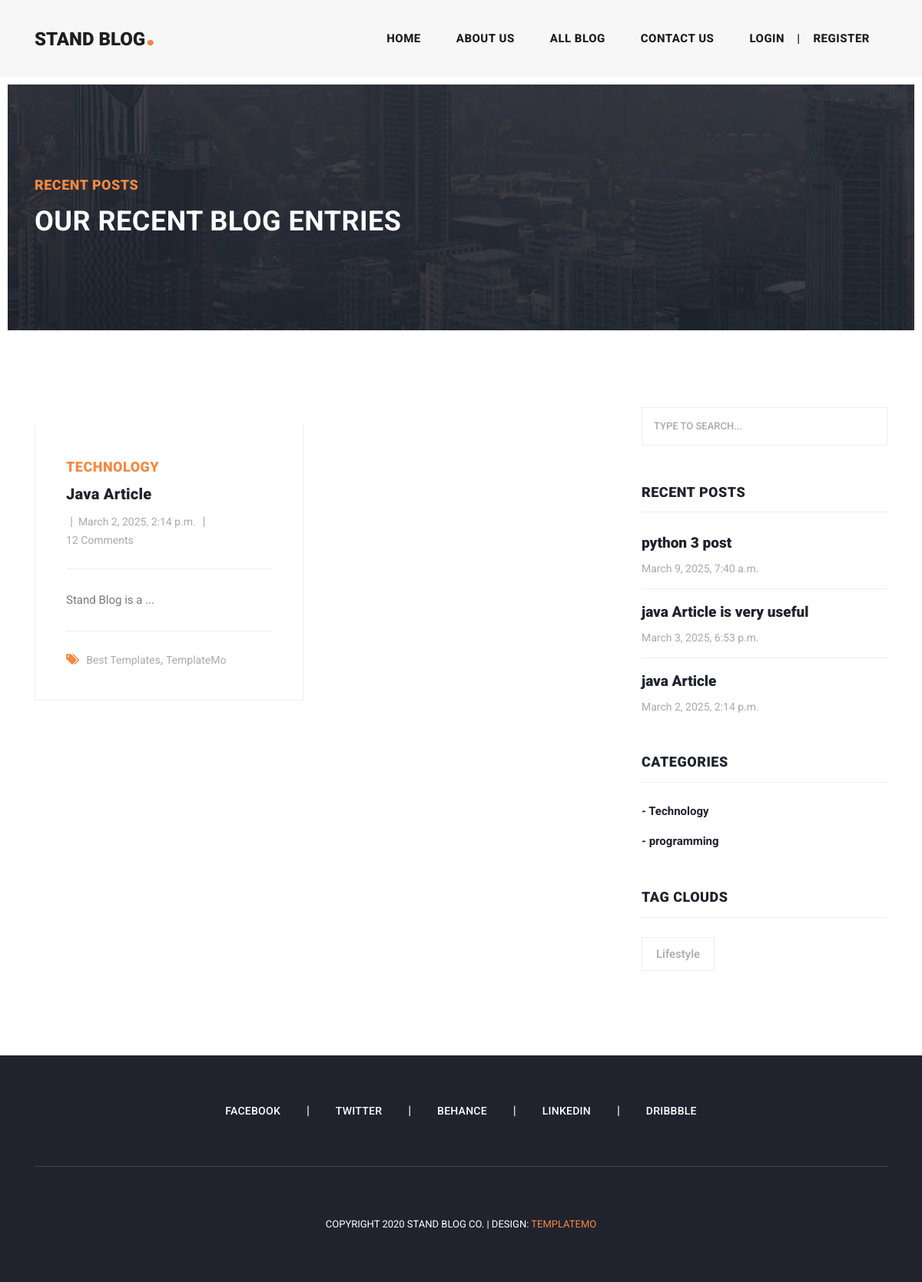
The page /category/1/ on the database as committed earlier.
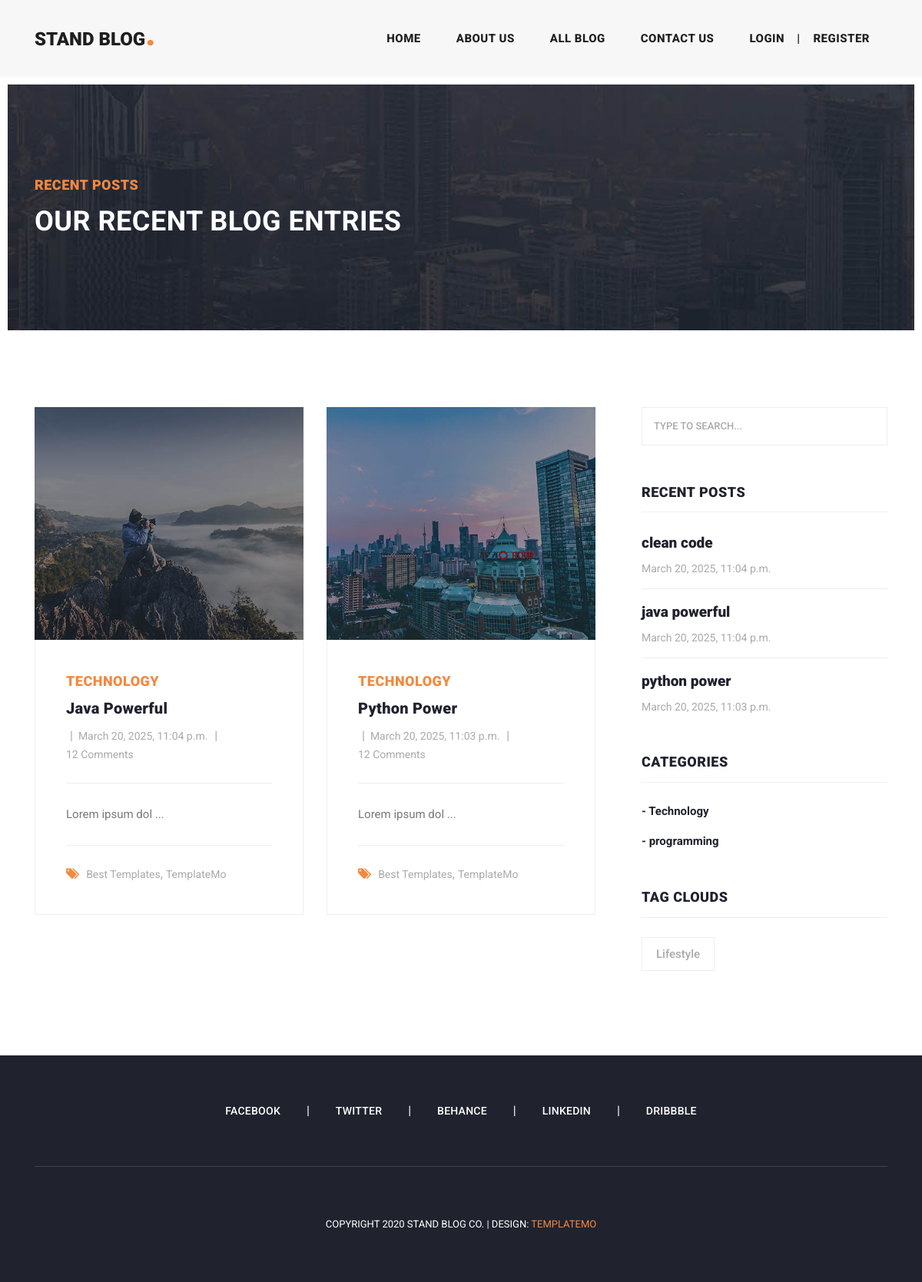
The same page on the database as committed later.
### blog/models.py (models this page shows, shortened)
class Post(models.Model):
    author = models.ForeignKey(User, on_delete=models.CASCADE, related_name="posts")
    title = models.CharField(max_length=50)
    category = models.ManyToManyField(Category, related_name="posts")
    body = models.TextField()
    image = models.ImageField(upload_to="images/posts/%Y/%m/%d", null=True, blank=True)
    created = models.DateTimeField(auto_now_add=True)
    updated = models.DateTimeField(auto_now=True)
    slug = models.SlugField(blank=True, unique=True)
    status  = models.BooleanField(default=True)
    published = models.BooleanField(default=True)
    class Meta:
        ordering = ("-created",)
        verbose_name = "post"
        verbose_name_plural = "posts"
    def get_absolute_url(self):
        return reverse("home:detail", kwargs={"slug": self.slug})

class Category(models.Model):
    name = models.CharField(max_length=50)
    created = models.DateTimeField(auto_now_add=True)
    class Meta:
        verbose_name_plural = "categories"
    def __str__(self):
        return f'{self.name}'

### home/views.py (the view)
# urls.py: path("category/<int:pk>/", views.category_detail, name="category_detail"),
def category_detail(request, pk=None):
    category = get_object_or_404(Category, id=pk)
    posts = category.posts.all()
    return render(request, "home/blog.html",{"posts":posts})

### context_processors/context_processors.py (called while the page is built)
def recent_post(request):
    recent_post = Post.objects.all().order_by("-created")
    return {"recent_post":recent_post}

def categories(request):
    categories = Category.objects.all()
    return {"categories":categories}

### home/templatetags/filters.py (called while the page is built)
@register.inclusion_tag("home/result_tag.html")
def show_res(queryset):
    return {"objects" : queryset}

### home/templates/home/blog.html (shortened to what this page needs)
{% extends 'base.html' %}
{% load static %}
{% block content %}
  <div class="heading-page header-text">
    <section class="page-heading">
      <div class="container">
        <div class="row">
          <div class="col-lg-12">
            <div class="text-content">
              <h4>Recent Posts</h4>
              <h2>Our Recent Blog Entries</h2>
            </div>
          </div>
        </div>
      </div>
    </section>
  </div>
  <section class="blog-posts grid-system">
    <div class="container">
      <div class="row">
        <div class="col-lg-8">
          <div class="all-blog-posts">
            <div class="row">
              {% for post in posts %}
              <div class="col-lg-6">
                <div class="blog-post">
                  <div class="blog-thumb">
                    <img src="{{post.image.url}}" alt="" />
                  </div>
                  <div class="down-content">
                    <span>{{post.category.first}}</span>
                    <a href="{{post.get_absolute_url}}"><h4>{{post.title}}</h4></a>
                    <ul class="post-info">
                      <li>
                      </li>
                      <li>
                        <a href="#">{{post.created}}</a>
                      </li>
                      <li>
                        <a href="#">12 Comments</a>
                      </li>
                    </ul>
                    <p>{{post.body|slice:":15"}} ...</p>
                    <div class="post-options">
                      <div class="row">
                        <div class="col-lg-12">
                          <ul class="post-tags">
                            <li>
                              <i class="fa fa-tags"></i>
                            </li>
                            <li>
                              <a href="#">Best Templates</a>,
                            </li>
                            <li>
                              <a href="#">TemplateMo</a>
                            </li>
                          </ul>
                        </div>
                      </div>
                    </div>
                  </div>
                </div>
              </div>
              {% endfor %}
              <div class="col-lg-12">
              </div>
            </div>
          </div>
        </div>
          {% include "inc/sidebar.html" %}
      </div>
    </div>
  </section>
{% endblock %}

### templates/base.html (shortened to what this page needs)
{% load static %}
<!DOCTYPE html>
<html lang="en">
  <head>
      {% include "inc/header.html" %}
  </head>
  <body>
    {% include "inc/navbar.html" %}
    {% block content %}
    {% endblock  %}
    <footer>
        {% include "inc/footer.html" %}
    </footer>
  </body>
</html>

### templates/inc/header.html (shortened to what this page needs)
{% load static %}
<link href="{% static 'home/vendor/bootstrap/css/bootstrap.min.css' %}" rel="stylesheet" />
<link rel="stylesheet" href="{% static 'home/css/fontawesome.css' %}" />
<link rel="stylesheet" href="{% static 'home/css/templatemo-stand-blog.css' %}" />
<link rel="stylesheet" href="{% static 'home/css/owl.css' %}" />

### templates/inc/navbar.html (shortened to what this page needs)
{% load static %}
<header class="">
  <nav class="navbar navbar-expand-lg">
    <div class="container">
      <a class="navbar-brand" href="{% url 'home:index' %}"><h2>Stand Blog<em>.</em></h2></a>
      <div class="collapse navbar-collapse" id="navbarResponsive">
        <ul class="navbar-nav ml-auto">
          <li class="nav-item {% if request.resolver_match.url_name == "index" %}active{% endif %}">
            <a class="nav-link" href="{% url 'home:index' %}">Home<span class="sr-only">(current)</span></a>
          </li>
          <li class="nav-item {% if request.resolver_match.url_name == "about" %}active{% endif %}">
            <a class="nav-link" href="{% url 'home:about' %}">About Us</a>
          </li>
          <li class="nav-item {% if request.resolver_match.url_name == "blog" %}active{% endif %}">
            <a class="nav-link" href="{% url 'home:blog' %}">All Blog</a>
          </li>
          <li class="nav-item {% if request.resolver_match.url_name == "contact" %}active{% endif %}">
            <a class="nav-link" href="{% url 'home:contact' %}">Contact Us</a>
          </li>
          <li class="nav-item">
            {% if not request.user.is_authenticated %}
              <div class="d-flex">
                <a class="nav-link" href="{% url 'account:login' %}">Login</a>
                <a class="nav-link" href="{% url 'account:register' %}">|&nbsp;&nbsp;&nbsp;&nbsp;Register</a>
              </div>
            {% endif %}
          </li>
        </ul>
      </div>
    </div>
  </nav>
</header>

### templates/inc/sidebar.html
{% load filters %}
<div class="col-lg-4">
    <div class="sidebar">
      <div class="row">
        <div class="col-lg-12">
          <div class="sidebar-item search">
            <form id="search_form" name="gs" method="GET" action="{% url 'home:search_post' %}">
              <input type="text" name="q" class="searchText" placeholder="type to search..." autocomplete="on" />
            </form>
          </div>
        </div>
        <div class="col-lg-12">
          <div class="sidebar-item recent-posts">
            <div class="sidebar-heading">
              <h2>Recent Posts</h2>
            </div>
            <div class="content">
              <ul>
                {% show_res recent_post %}
              </ul>
            </div>
          </div>
        </div>
        <div class="col-lg-12">
          <div class="sidebar-item categories">
            <div class="sidebar-heading">
              <h2>Categories</h2>
            </div>
            <div class="content">
              <ul>
                {% for category in categories %}
                <li>
                    <a href="{% url 'home:category_detail' category.id %}">- {{category.name}}</a>
                </li>
                {% endfor %}
              </ul>
            </div>
          </div>
        </div>
        <div class="col-lg-12">
          <div class="sidebar-item tags">
            <div class="sidebar-heading">
              <h2>Tag Clouds</h2>
            </div>
            <div class="content">
              <ul>
                <li>
                  <a href="#">Lifestyle</a>
                </li>
              </ul>
            </div>
          </div>
        </div>
      </div>
    </div>
  </div>

### home/templates/home/result_tag.html
{% for recent in objects %}
<li>
    <a href="post-details.html">
      <h5>{{recent.title}}</h5>
      <span>{{recent.created}}</span>
    </a>
</li>
{% endfor %}

### templates/inc/footer.html (shortened to what this page needs)
{% load static %}
<div class="container">
  <div class="row">
    <div class="col-lg-12">
      <ul class="social-icons">
        <li>
          <a href="#">Facebook</a>
        </li>
        <li>
          <a href="#">Twitter</a>
        </li>
        <li>
          <a href="#">Behance</a>
        </li>
        <li>
          <a href="#">Linkedin</a>
        </li>
        <li>
          <a href="#">Dribbble</a>
        </li>
      </ul>
    </div>
    <div class="col-lg-12">
      <div class="copyright-text">
        <p>
          Copyright 2020 Stand Blog Co.
          | Design: <a rel="nofollow" href="https://templatemo.com" target="_parent">TemplateMo</a>
        </p>
      </div>
    </div>
  </div>
</div>

Rows that differ between the two databases and show on the page:
removed Post: category.first "TECHNOLOGY", title "Java Article", created "March 2, 2025, 2:14 p.m.", body "Stand Blog is a", title "java Article"
removed Post: title "python 3 post", created "March 9, 2025, 7:40 a.m.", shown under "RECENT POSTS"
removed Post: title "java Article is very useful", created "March 3, 2025, 6:53 p.m.", shown under "RECENT POSTS"
added Post: image (picture), category.first "TECHNOLOGY", title "Java Powerful", created "March 20, 2025, 11:04 p.m.", body "Lorem ipsum dol", title "java powerful"
added Post: image (picture), category.first "TECHNOLOGY", title "Python Power", created "March 20, 2025, 11:03 p.m.", body "Lorem ipsum dol", title "python power"
added Post: title "clean code", created "March 20, 2025, 11:04 p.m.", shown under "RECENT POSTS"
